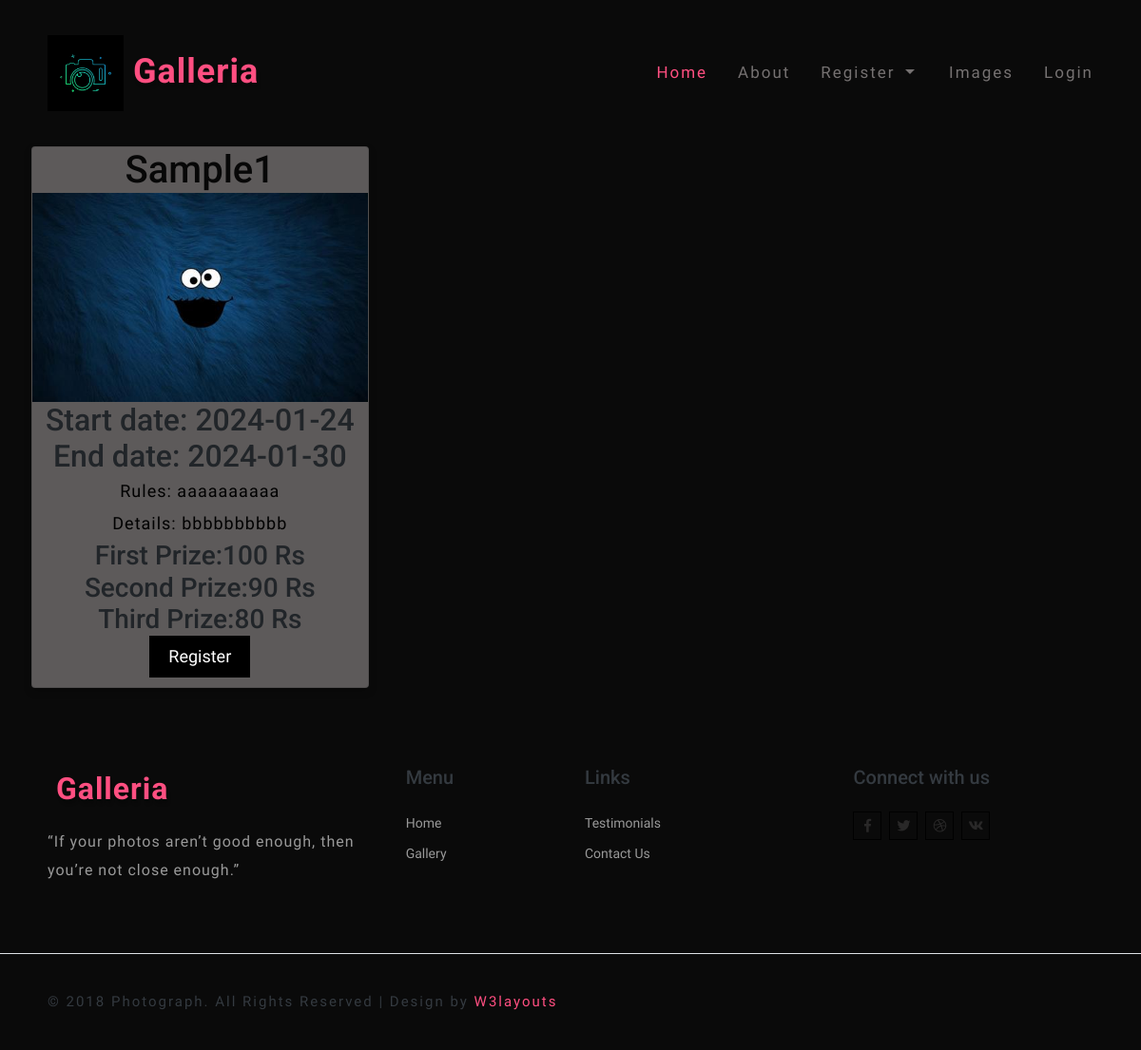
The page /view_contest on the database its author committed.
### Image/models.py (models this page shows)
class contest(db.Model, UserMixin):
    id=db.Column(db.Integer, primary_key=True)
    user_id = db.Column(db.Integer, ForeignKey('register.id'))
    uid= relationship('register',foreign_keys=[user_id])
    title= db.Column(db.String(80))
    start_date= db.Column(db.String(80))
    end_date= db.Column(db.String(80))
    rules = db.Column(db.String(200))
    details= db.Column(db.String(200))
    entry_fee = db.Column(db.Integer)
    image=db.Column(db.String(80))
    prize_1=db.Column(db.String(80))
    prize_2=db.Column(db.String(80))
    prize_3=db.Column(db.String(80))

### Image/routes.py (the view)
@login_required
@app.route('/view_contest')
def view_contest():
    a = contest.query.all()
    return render_template("view_contest.html",a=a)

### Image/templates/view_contest.html (shortened to what this page needs)
{% extends 'layout.html' %}
{% block content %}
<!DOCTYPE html>
<html lang="en">
<head>
</head>
<body>
    {% for i in a %}
        <div class="card">
        <h1 style="text-align:center">{{i.title}}</h1>
        <img src="../static/uploads/{{i.image}}" alt="John" style="width:100%" class="imgc">
        <h2>Start date: {{i.start_date}}</h2>
        <h2>End date: {{i.end_date}}</h2>
        <p class="title">Rules: {{i.rules}}</p>
        <p class="title">Details: {{i.details}}</p>
        <h3>First Prize:{{i.prize_1}} Rs</h3>
        <h3>Second Prize:{{i.prize_2}} Rs</h3>
        <h3>Third Prize:{{i.prize_3}} Rs</h3>
        {% if session['ut'] == "Contributor" %}
        <p><a href="/edit_con/{{i.id}}"><button>Edit</button></a></p>
        <p><a href="/delete_contest/{{i.id}}"><button>Delete</button></a></p>
        {% else %}
        <p><a href="/payment_contest/{{i.id}}"><button>Register</button></a></p>
        {% endif %}
        </div>
    {% endfor %}
</body>
</html>
{% endblock %}

### Image/static/css/style.css (style rules this page uses)
body { padding: 0; margin: 0; background: #0a0a0a; font-family: 'Hind', sans-serif; }
body a { transition: 0.5s all; -webkit-transition: 0.5s all; -moz-transition: 0.5s all; -o-transition: 0.5s all; -ms-transition: 0.5s all; text-decoration: none; }
h1, h2, h3, h4, h5, h6 { margin: 0; padding: 0; font-family: 'Roboto', sans-serif; }
p { margin: 0; padding: 0; font-size: 16px; letter-spacing: 1px; line-height: 1.9; color: #999; font-family: 'Hind', sans-serif; }

### Image/templates/view_contest.html (style rules this page uses)
.card { box-shadow: 0 4px 8px 0 rgba(0, 0, 0, 0.2); max-width: 400px; margin: auto; margin-bottom: 10px; margin-left: 33px; text-align: center; font-family: arial; background-color: #5d5a5a; display:inline-flex; }
.title { color: black; font-size: 18px; }
button { border: none; outline: 0; display: inline-block; padding: 5px; color: white; background-color: #000; text-align: center; cursor: pointer; width: 30%; font-size: 18px; margin-bottom: 10px; }
a { text-decoration: none; color: rgb(157, 149, 149); }
h1 { color: #070707; }
.imgc { width:500px; height: 220px; }

### rows shown on the page
contest: title "Sample1", image (picture), start_date "2024-01-24", end_date "2024-01-30", rules "aaaaaaaaaa", details "bbbbbbbbbb", prize_1 "100", prize_2 "90", prize_3 "80"
